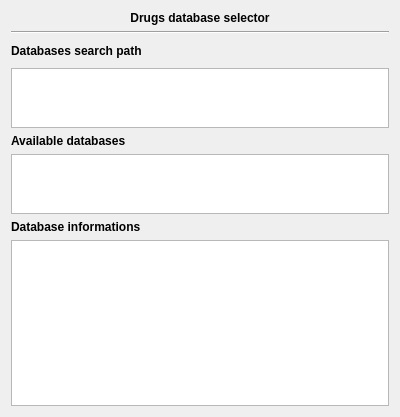
<?xml version="1.0" encoding="UTF-8"?>
<ui version="4.0">
 <class>DrugsWidget::Internal::DatabaseSelectorWidget</class>
 <widget class="QWidget" name="DrugsWidget::Internal::DatabaseSelectorWidget">
  <property name="geometry">
   <rect>
    <x>0</x>
    <y>0</y>
    <width>400</width>
    <height>417</height>
   </rect>
  </property>
  <property name="windowTitle">
   <string>Form</string>
  </property>
  <layout class="QGridLayout" name="gridLayout">
   <item row="0" column="0">
    <widget class="QLabel" name="label">
     <property name="sizePolicy">
      <sizepolicy hsizetype="Expanding" vsizetype="Fixed">
       <horstretch>0</horstretch>
       <verstretch>0</verstretch>
      </sizepolicy>
     </property>
     <property name="font">
      <font>
       <weight>75</weight>
       <bold>true</bold>
      </font>
     </property>
     <property name="text">
      <string>Drugs database selector</string>
     </property>
     <property name="alignment">
      <set>Qt::AlignCenter</set>
     </property>
    </widget>
   </item>
   <item row="1" column="0">
    <widget class="Line" name="line">
     <property name="orientation">
      <enum>Qt::Horizontal</enum>
     </property>
    </widget>
   </item>
   <item row="2" column="0">
    <layout class="QHBoxLayout" name="horizontalLayout">
     <property name="spacing">
      <number>0</number>
     </property>
     <item>
      <widget class="QLabel" name="label_4">
       <property name="font">
        <font>
         <weight>75</weight>
         <bold>true</bold>
        </font>
       </property>
       <property name="text">
        <string>Databases search path</string>
       </property>
      </widget>
     </item>
     <item>
      <spacer name="horizontalSpacer">
       <property name="orientation">
        <enum>Qt::Horizontal</enum>
       </property>
       <property name="sizeHint" stdset="0">
        <size>
         <width>40</width>
         <height>20</height>
        </size>
       </property>
      </spacer>
     </item>
     <item>
      <widget class="QPushButton" name="tooglePathsButton">
       <property name="sizePolicy">
        <sizepolicy hsizetype="Minimum" vsizetype="Fixed">
         <horstretch>0</horstretch>
         <verstretch>0</verstretch>
        </sizepolicy>
       </property>
       <property name="maximumSize">
        <size>
         <width>22</width>
         <height>22</height>
        </size>
       </property>
       <property name="font">
        <font>
         <weight>75</weight>
         <bold>true</bold>
        </font>
       </property>
       <property name="text">
        <string/>
       </property>
       <property name="flat">
        <bool>true</bool>
       </property>
      </widget>
     </item>
     <item>
      <widget class="QPushButton" name="addPathButton">
       <property name="sizePolicy">
        <sizepolicy hsizetype="Fixed" vsizetype="Fixed">
         <horstretch>22</horstretch>
         <verstretch>22</verstretch>
        </sizepolicy>
       </property>
       <property name="maximumSize">
        <size>
         <width>22</width>
         <height>22</height>
        </size>
       </property>
       <property name="toolTip">
        <string>Add a search path</string>
       </property>
       <property name="text">
        <string/>
       </property>
       <property name="flat">
        <bool>true</bool>
       </property>
      </widget>
     </item>
     <item>
      <widget class="QPushButton" name="removePathButton">
       <property name="sizePolicy">
        <sizepolicy hsizetype="Fixed" vsizetype="Fixed">
         <horstretch>22</horstretch>
         <verstretch>22</verstretch>
        </sizepolicy>
       </property>
       <property name="maximumSize">
        <size>
         <width>22</width>
         <height>22</height>
        </size>
       </property>
       <property name="toolTip">
        <string>Remove the selected search path</string>
       </property>
       <property name="text">
        <string/>
       </property>
       <property name="flat">
        <bool>true</bool>
       </property>
      </widget>
     </item>
    </layout>
   </item>
   <item row="3" column="0">
    <widget class="QListView" name="pathView">
     <property name="maximumSize">
      <size>
       <width>16777215</width>
       <height>60</height>
      </size>
     </property>
     <property name="toolTip">
      <string>Hide/Show the databases search path</string>
     </property>
    </widget>
   </item>
   <item row="4" column="0">
    <widget class="QLabel" name="label_2">
     <property name="font">
      <font>
       <weight>75</weight>
       <bold>true</bold>
      </font>
     </property>
     <property name="text">
      <string>Available databases</string>
     </property>
    </widget>
   </item>
   <item row="5" column="0">
    <widget class="QListWidget" name="databaseList">
     <property name="maximumSize">
      <size>
       <width>16777215</width>
       <height>60</height>
      </size>
     </property>
     <property name="editTriggers">
      <set>QAbstractItemView::NoEditTriggers</set>
     </property>
     <property name="alternatingRowColors">
      <bool>true</bool>
     </property>
    </widget>
   </item>
   <item row="6" column="0">
    <widget class="QLabel" name="label_3">
     <property name="font">
      <font>
       <weight>75</weight>
       <bold>true</bold>
      </font>
     </property>
     <property name="text">
      <string>Database informations</string>
     </property>
    </widget>
   </item>
   <item row="7" column="0">
    <widget class="QTreeWidget" name="infoTree">
     <property name="editTriggers">
      <set>QAbstractItemView::NoEditTriggers</set>
     </property>
     <property name="alternatingRowColors">
      <bool>true</bool>
     </property>
     <property name="columnCount">
      <number>2</number>
     </property>
     <attribute name="headerVisible">
      <bool>false</bool>
     </attribute>
     <attribute name="headerVisible">
      <bool>false</bool>
     </attribute>
     <column>
      <property name="text">
       <string notr="true">1</string>
      </property>
     </column>
     <column>
      <property name="text">
       <string notr="true">2</string>
      </property>
     </column>
    </widget>
   </item>
  </layout>
 </widget>
 <resources/>
 <connections/>
</ui>
